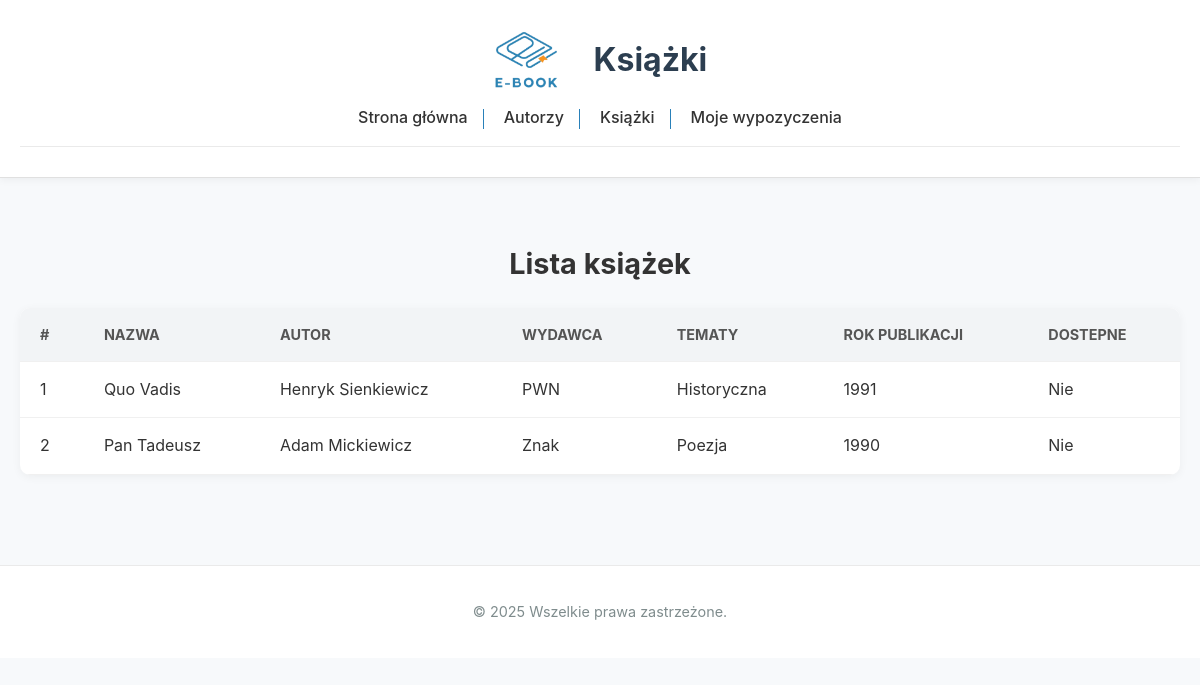
Page /User/ksiazki.php on the committed database.
### tables this page shows
CREATE TABLE ksiazka (
    id INT AUTO_INCREMENT PRIMARY KEY,
    tytul VARCHAR(200) NOT NULL,
    autor_id INT,
    wydawca_id INT,
    rok_wydania YEAR,
    tematyka_id INT,
    FOREIGN KEY (autor_id) REFERENCES autor(id),
    FOREIGN KEY (wydawca_id) REFERENCES wydawca(id),
    FOREIGN KEY (tematyka_id) REFERENCES tematyka(id)
);

CREATE TABLE wydawca (
    id INT AUTO_INCREMENT PRIMARY KEY,
    nazwa VARCHAR(100) NOT NULL
);

CREATE TABLE tematyka (
    id INT AUTO_INCREMENT PRIMARY KEY,
    nazwa VARCHAR(100) NOT NULL
);

### User/ksiazki.php (the view, shortened to what this page needs)
<?php include '../Main/baza.php'; ?>
<!DOCTYPE html>
<html lang="pl">
<head>
    <link rel="stylesheet" href="../Main/style.css">
</head>
<body>
    <header>
        <div class="header-container">
        <img src="../logo.png" alt="Logo" class="logo">
        <h1>Książki</h1>
        </div>
        <?php include 'navigation.php'; ?>
    </header>
    <main>
        <h2>Lista książek</h2>
        <table>
    <thead>
        <tr>
            <th>#</th>
            <th>Nazwa</th>
            <th>Autor</th>
            <th>Wydawca</th>
            <th>Tematy</th>
            <th>Rok publikacji</th>
            <th>Dostepne</th>
        </tr>
    </thead>
    <tbody>
        <?php
        $result = $conn->query("SELECT k.id, k.tytul, CONCAT(a.imie, ' ', a.nazwisko) AS autor, w.nazwa AS wydawca, t.nazwa AS tematyka,
                                       k.rok_wydania, k.ilosc_dostepnych, k.dostepnosc
                                FROM ksiazka k
                                JOIN autor a ON k.autor_id = a.id
                                JOIN wydawca w ON k.wydawca_id = w.id
                                JOIN tematyka t ON k.tematyka_id = t.id");
        if ($result->num_rows > 0) {
            while ($row = $result->fetch_assoc()) {
                $dostepnosc = ($row['ilosc_dostepnych'] == 0) ? "Nie" : "Tak";
                echo "<tr>
                        <td>" . htmlspecialchars($row['id']) . "</td>
                        <td>" . htmlspecialchars($row['tytul']) . "</td>
                        <td>" . htmlspecialchars($row['autor']) . "</td>
                        <td>" . htmlspecialchars($row['wydawca']) . "</td>
                        <td>" . htmlspecialchars($row['tematyka']) . "</td>
                        <td>" . htmlspecialchars($row['rok_wydania']) . "</td>
                        <td>" . $dostepnosc . "</td>
                      </tr>";
            }
        } else {
            echo "<tr><td colspan='8'>Немає записів</td></tr>";
        }
        ?>
    </tbody>
</table>
    </main>
    <footer>
        <p>© 2025 Wszelkie prawa zastrzeżone.</p>
    </footer>
</body>
</html>

### Main/style.css (style rules this page uses)
* { box-sizing: border-box; }
body { font-family: 'Inter', 'Open Sans', 'Poppins', sans-serif; margin: 0; padding: 0; background-color: #f7f9fb; color: #333; line-height: 1.6; }
header { background-color: #ffffff; padding: 30px 20px; text-align: center; box-shadow: 0 2px 8px rgba(0, 0, 0, 0.05); border-bottom: 1px solid #e0e0e0; }
main h2 { text-align: center; font-size: 1.8rem; margin-bottom: 20px; }
header h1 { margin: 0; font-size: 2rem; color: #2c3e50; }
.header-container { display: flex; justify-content: center; align-items: center; gap: 20px; padding: 0 20px; }
.logo { height: 60px; margin-right: 15px; }
main { padding: 40px 20px; max-width: 1200px; margin: auto; }
table { width: 100%; border-collapse: collapse; background-color: #fff; border-radius: 10px; overflow: hidden; box-shadow: 0 2px 10px rgba(0, 0, 0, 0.05); }
table th, table td { padding: 15px 20px; border-bottom: 1px solid #f0f0f0; text-align: left; }
table th { background-color: #f2f4f6; color: #555; font-size: 0.9rem; text-transform: uppercase; }
footer { background-color: #ffffff; color: #7f8c8d; text-align: center; padding: 20px; font-size: 0.9rem; border-top: 1px solid #eaeaea; margin-top: 50px; }

### rows in the picture
ksiazka: id "1", tytul "Quo Vadis", autor "Henryk Sienkiewicz", wydawca.nazwa "PWN", tematyka.nazwa "Historyczna", rok_wydania "1991", ilosc_dostepnych "Nie"
ksiazka: id "2", tytul "Pan Tadeusz", autor "Adam Mickiewicz", wydawca.nazwa "Znak", tematyka.nazwa "Poezja", rok_wydania "1990", ilosc_dostepnych "Nie"
